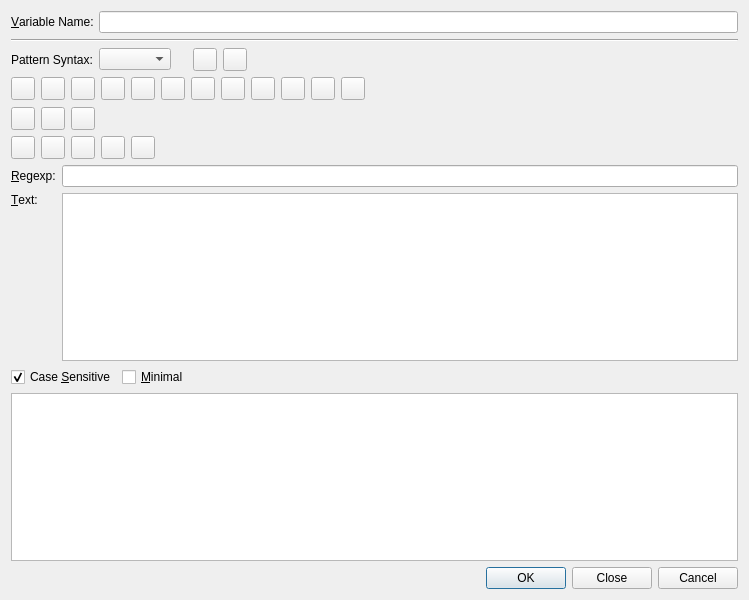
<?xml version="1.0" encoding="UTF-8"?>
<ui version="4.0">
 <class>QRegExpWizardWidget</class>
 <widget class="QWidget" name="QRegExpWizardWidget">
  <property name="geometry">
   <rect>
    <x>0</x>
    <y>0</y>
    <width>749</width>
    <height>600</height>
   </rect>
  </property>
  <property name="windowTitle">
   <string>QRegExp Wizard</string>
  </property>
  <property name="sizeGripEnabled" stdset="0">
   <bool>true</bool>
  </property>
  <layout class="QVBoxLayout" name="verticalLayout">
   <item>
    <layout class="QHBoxLayout">
     <item>
      <widget class="QLabel" name="variableLabel">
       <property name="text">
        <string>&amp;Variable Name:</string>
       </property>
       <property name="buddy">
        <cstring>variableLineEdit</cstring>
       </property>
      </widget>
     </item>
     <item>
      <widget class="QLineEdit" name="variableLineEdit"/>
     </item>
    </layout>
   </item>
   <item>
    <widget class="Line" name="variableLine">
     <property name="orientation">
      <enum>Qt::Horizontal</enum>
     </property>
    </widget>
   </item>
   <item>
    <layout class="QHBoxLayout" name="horizontalLayout_3">
     <item>
      <widget class="QLabel" name="label">
       <property name="text">
        <string>Pattern Syntax:</string>
       </property>
      </widget>
     </item>
     <item>
      <widget class="QComboBox" name="syntaxCombo">
       <property name="toolTip">
        <string>Select the pattern syntax</string>
       </property>
      </widget>
     </item>
     <item>
      <spacer>
       <property name="orientation">
        <enum>Qt::Horizontal</enum>
       </property>
       <property name="sizeType">
        <enum>QSizePolicy::Fixed</enum>
       </property>
       <property name="sizeHint" stdset="0">
        <size>
         <width>16</width>
         <height>20</height>
        </size>
       </property>
      </spacer>
     </item>
     <item>
      <widget class="QToolButton" name="undoButton">
       <property name="toolTip">
        <string>&lt;b&gt;Undo last edit&lt;/b&gt;</string>
       </property>
      </widget>
     </item>
     <item>
      <widget class="QToolButton" name="redoButton">
       <property name="toolTip">
        <string>&lt;b&gt;Redo last edit&lt;/b&gt;</string>
       </property>
      </widget>
     </item>
     <item>
      <spacer name="horizontalSpacer_2">
       <property name="orientation">
        <enum>Qt::Horizontal</enum>
       </property>
       <property name="sizeHint" stdset="0">
        <size>
         <width>40</width>
         <height>20</height>
        </size>
       </property>
      </spacer>
     </item>
    </layout>
   </item>
   <item>
    <widget class="QFrame" name="regexpButtonsFrame">
     <layout class="QHBoxLayout" name="horizontalLayout">
      <property name="leftMargin">
       <number>0</number>
      </property>
      <property name="topMargin">
       <number>0</number>
      </property>
      <property name="rightMargin">
       <number>0</number>
      </property>
      <property name="bottomMargin">
       <number>0</number>
      </property>
      <item>
       <widget class="QToolButton" name="charButton">
        <property name="toolTip">
         <string>&lt;b&gt;Single character of a range (e.g. [abcd])&lt;/b&gt;&lt;p&gt;Select a single character of a range via a specific dialog.&lt;/p&gt;</string>
        </property>
        <property name="whatsThis">
         <string>&lt;b&gt;Single character of a range (e.g. [abcd])&lt;/b&gt;&lt;p&gt;Select a single character of a range via a specific dialog. This dialog will help to edit the range of characters and add some specific conditions.&lt;/p&gt;</string>
        </property>
       </widget>
      </item>
      <item>
       <widget class="QToolButton" name="anycharButton">
        <property name="toolTip">
         <string>&lt;b&gt;Any character: '.'&lt;/b&gt;
&lt;p&gt;Select to insert a dot (.) in your regexp.&lt;/p&gt;</string>
        </property>
        <property name="whatsThis">
         <string>&lt;b&gt;Any character: '.'&lt;/b&gt;
&lt;p&gt;Select to insert a dot (.) in your regexp. The dot matches a single character, except line break characters (by default). 
E.g. 'gr.y' matches 'gray', 'grey', 'gr%y', etc. Use the dot sparingly. Often, a character class or negated
character class is faster and more precise.&lt;/p&gt;</string>
        </property>
       </widget>
      </item>
      <item>
       <widget class="QToolButton" name="repeatButton">
        <property name="toolTip">
         <string>&lt;b&gt;Repeat contents&lt;/b&gt;
&lt;p&gt;Select a repetition condition via a specific dialog. This dialog will help to specify the allowed range for repetitions.&lt;/p&gt;</string>
        </property>
        <property name="whatsThis">
         <string>&lt;b&gt;Repeat contents&lt;/b&gt;
&lt;p&gt;Select a repetition condition via a specific dialog. This dialog will help to specify the allowed range for repetitions.&lt;/p&gt;</string>
        </property>
       </widget>
      </item>
      <item>
       <widget class="QToolButton" name="nonGroupButton">
        <property name="toolTip">
         <string>&lt;b&gt;Non capturing parentheses: (?:)&lt;/b&gt;
&lt;p&gt;Select to insert some non capturing brackets.&lt;/p&gt;</string>
        </property>
        <property name="whatsThis">
         <string>&lt;b&gt;Non capturing parentheses: (?:)&lt;/b&gt;
&lt;p&gt;Select to insert some non capturing brackets. It can be used to apply a regexp quantifier (eg. '?' or '+') to the entire
group of characters inside the brakets. E.g. the regex 'Set(?:Value)?' matches 'Set' or 'SetValue'. The '?:' inside the brakets
means that the content of the match (called the backreference) is not stored for further use.&lt;/p&gt;</string>
        </property>
       </widget>
      </item>
      <item>
       <widget class="QToolButton" name="groupButton">
        <property name="toolTip">
         <string>&lt;b&gt;Group: ()&lt;/b&gt;
&lt;p&gt;Select to insert some capturing brackets.&lt;/p&gt;</string>
        </property>
        <property name="whatsThis">
         <string>&lt;b&gt;Group: ()&lt;/b&gt;
&lt;p&gt;Select to insert some capturing brackets. They can be used to apply a regexp quantifier (e.g. '?' or '+') to the entire group of 
characters inside the brakets. E.g. the regex 'Set(Value)?' matches 'Set' or 'SetValue'. Contrary to non-capturing parentheses, 
the backreference matched inside the brakets is stored for further use (i.e. 'Value' in the second example above). 
One can access the backereference with the '\1' expression. &lt;/p&gt;
&lt;p&gt;E.g. '([a-c])x\1x\1' will match 'axaxa', 'bxbxb' and 'cxcxc'.&lt;/p&gt;</string>
        </property>
       </widget>
      </item>
      <item>
       <widget class="QToolButton" name="altnButton">
        <property name="toolTip">
         <string>&lt;b&gt;Alternatives: '|'&lt;/b&gt;
&lt;p&gt;Select to insert the alternation symbol '|'. &lt;/p&gt;</string>
        </property>
        <property name="whatsThis">
         <string>&lt;b&gt;Alternatives: '|'&lt;/b&gt;
&lt;p&gt;Select to insert the alternation symbol '|'. The alternation is used to match a single regular expression out of 
several possible regular expressions. E.g. 'cat|dog|mouse|fish' matches words containing the word 'cat', 'dog','mouse' or 'fish'.
Be aware that in the above example, the alternatives refer to whole or part of words. If you want to match exactly the
 words 'cat', 'dog', ... you should express the fact that you only want to match complete words: '\b(cat|dog|mouse|fish)\b'&lt;/p&gt;</string>
        </property>
       </widget>
      </item>
      <item>
       <widget class="QToolButton" name="beglineButton">
        <property name="toolTip">
         <string>&lt;b&gt;Begin of line: '^'&lt;/b&gt;
&lt;p&gt;Select to insert the start line character (^).&lt;/p&gt;</string>
        </property>
        <property name="whatsThis">
         <string>&lt;b&gt;Begin of line: '^'&lt;/b&gt;
&lt;p&gt;Select to insert the start line character (^). It is used to find some expressions at the begining of lines.
E.g. '^[A-Z]' match lines starting with a capitalized character. &lt;/p&gt;</string>
        </property>
       </widget>
      </item>
      <item>
       <widget class="QToolButton" name="endlineButton">
        <property name="toolTip">
         <string>&lt;b&gt;End of line: '$'&lt;/b&gt;
&lt;p&gt;Select to insert the end of line character ($).&lt;/p&gt;</string>
        </property>
        <property name="whatsThis">
         <string>&lt;b&gt;End of line: '$'&lt;/b&gt;
&lt;p&gt;Select to insert the end of line character ($). It is used to find some expressions at the end of lines.&lt;/p&gt;</string>
        </property>
       </widget>
      </item>
      <item>
       <widget class="QToolButton" name="wordboundButton">
        <property name="toolTip">
         <string>&lt;b&gt;Word boundary&lt;/b&gt;
&lt;p&gt;Select to insert the word boudary character (\b).&lt;/p&gt;</string>
        </property>
        <property name="whatsThis">
         <string>&lt;b&gt;Word boundary&lt;/b&gt;
&lt;p&gt;Select to insert the word boudary character (\b). This character is used to express the fact that word 
must begin or end at this position. E.g. '\bcat\b' matches exactly the word 'cat' while 'concatenation' is ignored.&lt;/p&gt;</string>
        </property>
       </widget>
      </item>
      <item>
       <widget class="QToolButton" name="nonwordboundButton">
        <property name="toolTip">
         <string>&lt;b&gt;Non word boundary&lt;/b&gt;
&lt;p&gt;Select to insert the word boudary character (\B). \B is the negated version of \b.&lt;/p&gt;</string>
        </property>
        <property name="whatsThis">
         <string>&lt;b&gt;Non word boundary&lt;/b&gt;
&lt;p&gt;Select to insert the word boudary character (\B). \B is the negated version of \b. \B matches at every position where \b 
does not. Effectively, \B matches at any position between two word characters as well as at any position between two non-word characters.&lt;/p&gt;</string>
        </property>
       </widget>
      </item>
      <item>
       <widget class="QToolButton" name="poslookaheadButton">
        <property name="toolTip">
         <string>&lt;b&gt;Positive lookahead: (?=&lt;i&gt;regexpr&lt;/i&gt;)&lt;/b&gt;
&lt;p&gt;Select to insert the positive lookhead brackets.&lt;/p&gt;</string>
        </property>
        <property name="whatsThis">
         <string>&lt;b&gt;Positive lookahead: (?=&lt;i&gt;regexpr&lt;/i&gt;)&lt;/b&gt;
&lt;p&gt;Select to insert the positive lookhead brackets. Basically, positive lookhead is used to match a character only if followed by another one.
Writting 'q(?=u)' means that you want to match the 'q' character only if it is followed by 'u'. In this statement 'u' is a trivial 
regexp which may be replaced by a more complex expression; q(?=[abc])' will match a 'q' if followed by either 'a', 'b' or 'c'.&lt;/p&gt;</string>
        </property>
       </widget>
      </item>
      <item>
       <widget class="QToolButton" name="neglookaheadButton">
        <property name="toolTip">
         <string>&lt;b&gt;Negative lookahead: (?!&lt;i&gt;regexpr&lt;/i&gt;)&lt;/b&gt;
&lt;p&gt;Select to insert the negative lookhead brackets.&lt;/p&gt;</string>
        </property>
        <property name="whatsThis">
         <string>&lt;b&gt;Negative lookahead: (?!&lt;i&gt;regexpr&lt;/i&gt;)&lt;/b&gt;
&lt;p&gt;Select to insert the negative lookhead brackets. Basically, negative lookhead is used to match a character only if it is not
followed by a another one. Writting 'q(?!u)' means that you want to match 'q' only if it is not followed by 'u'. In this statement, 'u' is a
trivial regexp which may be replaced by a more complex expression; 'q(?![abc])' will match a 'q' if it is followed by anything else than 'a', 'b' or 'c'.&lt;/p&gt;</string>
        </property>
       </widget>
      </item>
      <item>
       <spacer>
        <property name="orientation">
         <enum>Qt::Horizontal</enum>
        </property>
        <property name="sizeType">
         <enum>QSizePolicy::Expanding</enum>
        </property>
        <property name="sizeHint" stdset="0">
         <size>
          <width>356</width>
          <height>24</height>
         </size>
        </property>
       </spacer>
      </item>
     </layout>
    </widget>
   </item>
   <item>
    <widget class="QFrame" name="wildcardButtonsFrame">
     <layout class="QHBoxLayout" name="horizontalLayout_2">
      <property name="leftMargin">
       <number>0</number>
      </property>
      <property name="topMargin">
       <number>0</number>
      </property>
      <property name="rightMargin">
       <number>0</number>
      </property>
      <property name="bottomMargin">
       <number>0</number>
      </property>
      <item>
       <widget class="QToolButton" name="wildcardCharButton">
        <property name="toolTip">
         <string>&lt;b&gt;Single character of a range (e.g. [abcd])&lt;/b&gt;&lt;p&gt;Select a single character of a range via a specific dialog.&lt;/p&gt;</string>
        </property>
        <property name="whatsThis">
         <string>&lt;b&gt;Single character of a range (e.g. [abcd])&lt;/b&gt;&lt;p&gt;Select a single character of a range via a specific dialog. This dialog will help to edit the range of characters and add some specific conditions.&lt;/p&gt;</string>
        </property>
       </widget>
      </item>
      <item>
       <widget class="QToolButton" name="wildcardAnycharButton">
        <property name="toolTip">
         <string>&lt;b&gt;Any character: '.'&lt;/b&gt;
&lt;p&gt;Select to insert a question mark (?) in your regexp.&lt;/p&gt;</string>
        </property>
        <property name="whatsThis">
         <string>&lt;b&gt;Any character: '.'&lt;/b&gt;
&lt;p&gt;Select to insert a question mark (?) in your regexp. The question mark matches a single character. 
E.g. 'gr?y' matches 'gray', 'grey', 'gr%y', etc.&lt;/p&gt;</string>
        </property>
       </widget>
      </item>
      <item>
       <widget class="QToolButton" name="wildcardRepeatButton">
        <property name="toolTip">
         <string>&lt;b&gt;Repeat contents&lt;/b&gt;
&lt;p&gt;Inserts a repetition (*) character into the regexp.&lt;/p&gt;</string>
        </property>
        <property name="whatsThis">
         <string>&lt;b&gt;Repeat contents&lt;/b&gt;
&lt;p&gt;Inserts a repetition (*) character into the regexp. That will match zero or more of any character.&lt;/p&gt;</string>
        </property>
       </widget>
      </item>
      <item>
       <spacer name="horizontalSpacer">
        <property name="orientation">
         <enum>Qt::Horizontal</enum>
        </property>
        <property name="sizeHint" stdset="0">
         <size>
          <width>635</width>
          <height>20</height>
         </size>
        </property>
       </spacer>
      </item>
     </layout>
    </widget>
   </item>
   <item>
    <widget class="QFrame" name="w3cButtonsFrame">
     <layout class="QHBoxLayout" name="horizontalLayout_4">
      <property name="leftMargin">
       <number>0</number>
      </property>
      <property name="topMargin">
       <number>0</number>
      </property>
      <property name="rightMargin">
       <number>0</number>
      </property>
      <property name="bottomMargin">
       <number>0</number>
      </property>
      <item>
       <widget class="QToolButton" name="w3cCharButton">
        <property name="toolTip">
         <string>&lt;b&gt;Single character of a range (e.g. [abcd])&lt;/b&gt;&lt;p&gt;Select a single character of a range via a specific dialog.&lt;/p&gt;</string>
        </property>
        <property name="whatsThis">
         <string>&lt;b&gt;Single character of a range (e.g. [abcd])&lt;/b&gt;&lt;p&gt;Select a single character of a range via a specific dialog. This dialog will help to edit the range of characters and add some specific conditions.&lt;/p&gt;</string>
        </property>
       </widget>
      </item>
      <item>
       <widget class="QToolButton" name="w3cAnycharButton">
        <property name="toolTip">
         <string>&lt;b&gt;Any character: '.'&lt;/b&gt;
&lt;p&gt;Select to insert a dot (.) in your regexp.&lt;/p&gt;</string>
        </property>
        <property name="whatsThis">
         <string>&lt;b&gt;Any character: '.'&lt;/b&gt;
&lt;p&gt;Select to insert a dot (.) in your regexp. The dot matches a single character, except line break characters (by default). 
E.g. 'gr.y' matches 'gray', 'grey', 'gr%y', etc. Use the dot sparingly. Often, a character class or negated
character class is faster and more precise.&lt;/p&gt;</string>
        </property>
       </widget>
      </item>
      <item>
       <widget class="QToolButton" name="w3cRepeatButton">
        <property name="toolTip">
         <string>&lt;b&gt;Repeat contents&lt;/b&gt;
&lt;p&gt;Select a repetition condition via a specific dialog. This dialog will help to specify the allowed range for repetitions.&lt;/p&gt;</string>
        </property>
        <property name="whatsThis">
         <string>&lt;b&gt;Repeat contents&lt;/b&gt;
&lt;p&gt;Select a repetition condition via a specific dialog. This dialog will help to specify the allowed range for repetitions.&lt;/p&gt;</string>
        </property>
       </widget>
      </item>
      <item>
       <widget class="QToolButton" name="w3cGroupButton">
        <property name="toolTip">
         <string>&lt;b&gt;Group: ()&lt;/b&gt;
&lt;p&gt;Select to insert some capturing brackets.&lt;/p&gt;</string>
        </property>
        <property name="whatsThis">
         <string>&lt;b&gt;Group: ()&lt;/b&gt;
&lt;p&gt;Select to insert some capturing brackets. They can be used to apply a regexp quantifier (e.g. '?' or '+') to the entire group of 
characters inside the brakets. E.g. the regex 'Set(Value)?' matches 'Set' or 'SetValue'.&lt;/p&gt;</string>
        </property>
       </widget>
      </item>
      <item>
       <widget class="QToolButton" name="w3cAltnButton">
        <property name="toolTip">
         <string>&lt;b&gt;Alternatives: '|'&lt;/b&gt;
&lt;p&gt;Select to insert the alternation symbol '|'. &lt;/p&gt;</string>
        </property>
        <property name="whatsThis">
         <string>&lt;b&gt;Alternatives: '|'&lt;/b&gt;
&lt;p&gt;Select to insert the alternation symbol '|'. The alternation is used to match a single regular expression out of 
several possible regular expressions. E.g. 'cat|dog|mouse|fish' matches words containing the word 'cat', 'dog','mouse' or 'fish'.&lt;/p&gt;</string>
        </property>
       </widget>
      </item>
      <item>
       <spacer name="horizontalSpacer_3">
        <property name="orientation">
         <enum>Qt::Horizontal</enum>
        </property>
        <property name="sizeHint" stdset="0">
         <size>
          <width>573</width>
          <height>20</height>
         </size>
        </property>
       </spacer>
      </item>
     </layout>
    </widget>
   </item>
   <item>
    <layout class="QGridLayout">
     <item row="0" column="0">
      <widget class="QLabel" name="textLabel1">
       <property name="text">
        <string>&amp;Regexp:</string>
       </property>
       <property name="buddy">
        <cstring>regexpLineEdit</cstring>
       </property>
      </widget>
     </item>
     <item row="1" column="0">
      <widget class="QLabel" name="textLabel2">
       <property name="text">
        <string>&amp;Text:</string>
       </property>
       <property name="alignment">
        <set>Qt::AlignTop</set>
       </property>
       <property name="buddy">
        <cstring>textTextEdit</cstring>
       </property>
      </widget>
     </item>
     <item row="0" column="1">
      <widget class="QLineEdit" name="regexpLineEdit"/>
     </item>
     <item row="1" column="1">
      <widget class="QTextEdit" name="textTextEdit"/>
     </item>
    </layout>
   </item>
   <item>
    <layout class="QHBoxLayout">
     <item>
      <widget class="QCheckBox" name="caseSensitiveCheckBox">
       <property name="text">
        <string>Case &amp;Sensitive</string>
       </property>
       <property name="shortcut">
        <string>Alt+S</string>
       </property>
       <property name="checked">
        <bool>true</bool>
       </property>
      </widget>
     </item>
     <item>
      <widget class="QCheckBox" name="minimalCheckBox">
       <property name="text">
        <string>&amp;Minimal</string>
       </property>
       <property name="shortcut">
        <string>Alt+M</string>
       </property>
      </widget>
     </item>
     <item>
      <spacer>
       <property name="orientation">
        <enum>Qt::Horizontal</enum>
       </property>
       <property name="sizeType">
        <enum>QSizePolicy::Expanding</enum>
       </property>
       <property name="sizeHint" stdset="0">
        <size>
         <width>40</width>
         <height>20</height>
        </size>
       </property>
      </spacer>
     </item>
    </layout>
   </item>
   <item>
    <widget class="QTableWidget" name="resultTable">
     <property name="editTriggers">
      <set>QAbstractItemView::NoEditTriggers</set>
     </property>
    </widget>
   </item>
   <item>
    <widget class="QDialogButtonBox" name="buttonBox">
     <property name="orientation">
      <enum>Qt::Horizontal</enum>
     </property>
     <property name="standardButtons">
      <set>QDialogButtonBox::Cancel|QDialogButtonBox::Close|QDialogButtonBox::Ok</set>
     </property>
    </widget>
   </item>
  </layout>
 </widget>
 <pixmapfunction>qPixmapFromMimeSource</pixmapfunction>
 <tabstops>
  <tabstop>variableLineEdit</tabstop>
  <tabstop>syntaxCombo</tabstop>
  <tabstop>undoButton</tabstop>
  <tabstop>redoButton</tabstop>
  <tabstop>charButton</tabstop>
  <tabstop>anycharButton</tabstop>
  <tabstop>repeatButton</tabstop>
  <tabstop>nonGroupButton</tabstop>
  <tabstop>groupButton</tabstop>
  <tabstop>altnButton</tabstop>
  <tabstop>beglineButton</tabstop>
  <tabstop>endlineButton</tabstop>
  <tabstop>wordboundButton</tabstop>
  <tabstop>nonwordboundButton</tabstop>
  <tabstop>poslookaheadButton</tabstop>
  <tabstop>neglookaheadButton</tabstop>
  <tabstop>wildcardCharButton</tabstop>
  <tabstop>wildcardAnycharButton</tabstop>
  <tabstop>wildcardRepeatButton</tabstop>
  <tabstop>w3cCharButton</tabstop>
  <tabstop>w3cAnycharButton</tabstop>
  <tabstop>w3cRepeatButton</tabstop>
  <tabstop>w3cGroupButton</tabstop>
  <tabstop>w3cAltnButton</tabstop>
  <tabstop>regexpLineEdit</tabstop>
  <tabstop>textTextEdit</tabstop>
  <tabstop>caseSensitiveCheckBox</tabstop>
  <tabstop>minimalCheckBox</tabstop>
  <tabstop>resultTable</tabstop>
  <tabstop>buttonBox</tabstop>
 </tabstops>
 <resources/>
 <connections>
  <connection>
   <sender>undoButton</sender>
   <signal>clicked()</signal>
   <receiver>regexpLineEdit</receiver>
   <slot>undo()</slot>
   <hints>
    <hint type="sourcelabel">
     <x>490</x>
     <y>132</y>
    </hint>
    <hint type="destinationlabel">
     <x>487</x>
     <y>163</y>
    </hint>
   </hints>
  </connection>
  <connection>
   <sender>redoButton</sender>
   <signal>clicked()</signal>
   <receiver>regexpLineEdit</receiver>
   <slot>redo()</slot>
   <hints>
    <hint type="sourcelabel">
     <x>526</x>
     <y>132</y>
    </hint>
    <hint type="destinationlabel">
     <x>529</x>
     <y>163</y>
    </hint>
   </hints>
  </connection>
 </connections>
</ui>
